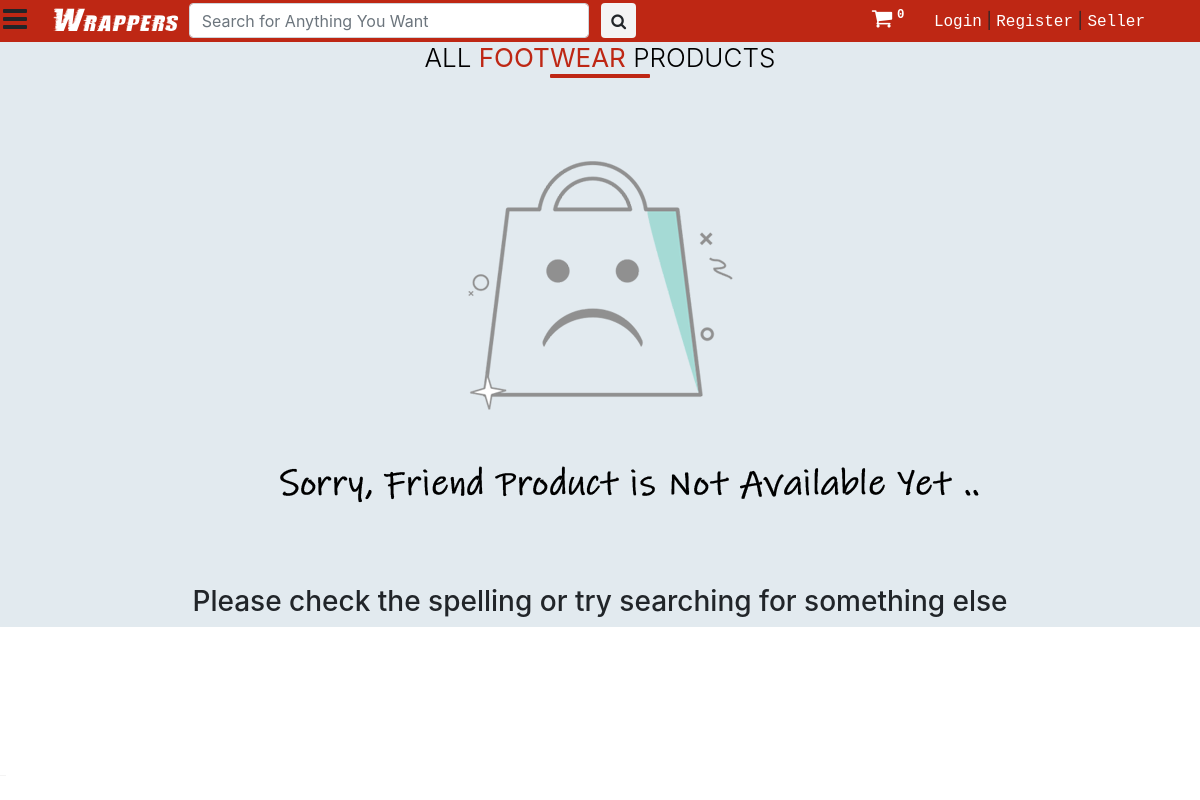
Page /products/Footwear on the earlier database version.
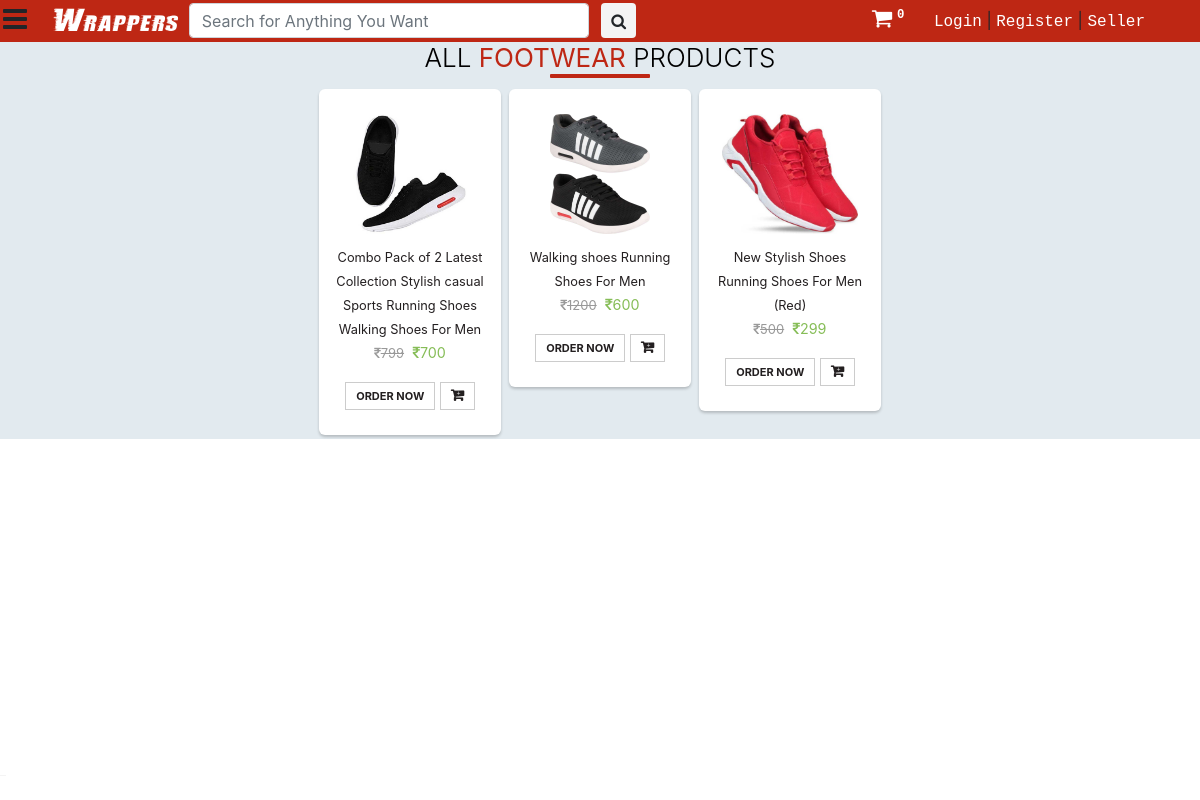
Same page on the later database version.
### saler/models.py (models this page shows, shortened)
class Product(models.Model):
	GST_CHOICES = (("0",'0'),("3",'3'),("5",'5'),("12",'12'),("18",'18'),("28",'28'))
	product_id = models.BigAutoField(primary_key=True)
	product_id2 = models.CharField(max_length=100,default='')
	shop = models.ForeignKey(User, on_delete=models.CASCADE,default='')
	product_name = models.CharField(max_length=100)
	category = models.ForeignKey(category, default="", verbose_name="Category", on_delete=models.SET_DEFAULT, null=True)
	subcategory = models.CharField(max_length=50, default="")
	price = models.IntegerField(default=0)
	price_not = models.IntegerField(default=999)
	desc = models.TextField()
	gst = models.CharField(default='0',max_length=3,choices=GST_CHOICES)
	pub_date = models.DateField(auto_now=True)
	image1 = models.ImageField(upload_to='products/images', default="",null=True)
	image2 = models.ImageField(upload_to='products/images', default="",null=True,blank=True)
	image3 = models.ImageField(upload_to='products/images', default="",null=True,blank=True)
	image4 = models.ImageField(upload_to='products/images', default="",null=True,blank=True)
	image5 = models.ImageField(upload_to='products/images', default="",null=True,blank=True)

### main/views.py (the view, shortened to what this page needs)
# urls.py: path("products/<str:catg>", views.view_all, name="products_view_all"),
def view_all(request, catg):
	if catg=='dow':
		params = {
			'product':[i for i in dow.objects.all()][::-1],
			'catg':'Deal of the Week',
			'cart_element_no' : len([p for p in Cart.objects.all() if p.user == request.user]),
			'category':category.objects.all(),
			}
		return render(request, 'main/view_dow.html', params)
	else:
		prod = []
		for p in [i for i in Product.objects.all() if str(i.category) == catg]:
			prod.append([p,[item for item in ProductSize.objects.filter(product=p)]])
		params = {
			'product':prod,
			'catg':catg,
			'cart_element_no' : len([p for p in Cart.objects.all() if p.user == request.user]),
			'category':category.objects.all(),
			}
	return render(request, 'main/view_all.html', params)

### saler/models.py (called while the page is built)
	def __str__(self):
		return f'{self.name}'

### saler/templatetags/app_tags.py (called while the page is built)
@register.filter(name='split')
def split(str, key):
    return str.split(key)

### main/templates/main/view_all.html (shortened to what this page needs)
{% extends 'main/base.html' %}
{% load static %}
{% block main_body %}
<div class="container-fluid" style="background-color: #e2eaef;">
		<h2>All <b>{{catg}}</b> Products</h2>
		<div class="row pt-1" style="justify-content: center;">
			{% if not product %}
			<div class="text-center"><img src="{% static 'main/images/no-product-found.png' %}"><h3 class="">Please check the spelling or try searching for something else</h3></div>
			{% endif %}
			{% for i in product reversed %}
			<div class="p-1 prod1212">
				<a href="{% url 'home' %}product/{{i.0.product_id}}" style="text-decoration: none; color: #231f20">
				<div class="thumb-wrapper">
					<div class="img-box">
						<img src="{{i.0.image1.url}}" class="img-responsive img-fluid" alt="">
					</div>
					<div class="thumb-content">
						<small>{{i.0.product_name}}</small>
						<p class="item-price"><strike><i class="fa fa-inr"
														aria-hidden="true"></i>{{i.0.price_not}}</strike> <span><i class="fa fa-inr"
												aria-hidden="true"></i>{{i.0.price}}</span></p>
						<div>
							{% if i.1 %}
							<a p_id="{{i.0.product_id}}" class="btn btn-primary oprbtn" id="ord{{i.0.product_id}}">Order Now</a>
							<a p_id="{{i.0.product_id}}" class="btn btn-primary oprbtn"  style="padding: 5px 10px 5px 5px;" id="atc{{i.0.product_id}}"><i class="fa fa-cart-plus" aria-hidden="true"></i></a>
										{% endif %}
						</div>
					</div>
				</div>
				</a>
			</div>
			{% endfor %}
		</div>
</div>
{% endblock main_body %}

Differences in the rows shown:
added Product: image1 (picture), product_name "Combo Pack of 2 Latest Collection Stylish casual Sports Running Shoes Walking Shoes For Men", price_not "799", price "700"
added Product: image1 (picture), product_name "Walking shoes Running Shoes For Men", price_not "1200", price "600"
added Product: image1 (picture), product_name "New Stylish Shoes Running Shoes For Men (Red)", price_not "500", price "299"
Other differences:
text no longer shown: "Please check the spelling or try searching for something else"
